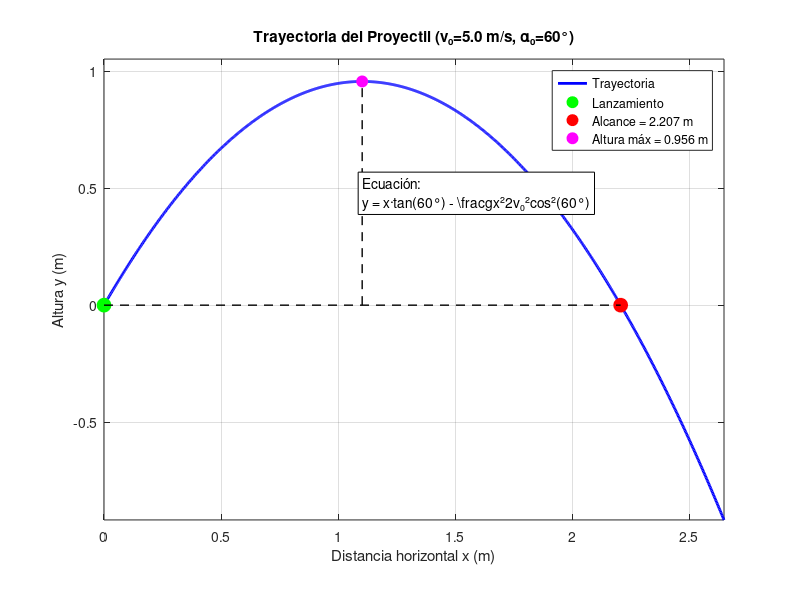

Write MATLAB code to recreate this figure.
% EJERCICIO 1: Determinar el alcance mediante gráfica
% Ecuación de trayectoria: y = x*tan(α₀) - (g*x²)/(2*v₀²*cos²(α₀))

clear all; clc; close all;

% Constantes y condiciones iniciales
g = 9.81;           % aceleración gravitacional (m/s²)
v0 = 5;             % velocidad inicial (m/s)
alpha0_deg = 60;    % ángulo inicial en grados
alpha0 = alpha0_deg * pi/180;  % ángulo inicial en radianes

fprintf('=== EJERCICIO 1: ALCANCE POR MÉTODO GRÁFICO ===\n');
fprintf('Condiciones iniciales:\n');
fprintf('v₀ = %.1f m/s\n', v0);
fprintf('α₀ = %.0f°\n', alpha0_deg);
fprintf('\n');

% Componentes iniciales de velocidad
v0x = v0 * cos(alpha0);
v0y = v0 * sin(alpha0);

% Cálculo analítico del alcance para referencia
alcance_teorico = (v0^2 * sin(2*alpha0)) / g;
fprintf('Alcance teórico (fórmula R = v₀²sin(2α)/g): %.6f m\n', alcance_teorico);

% Generar puntos para la trayectoria usando la ecuación dada
x_max = alcance_teorico * 1.2;  % Extender un poco más para visualizar mejor
x = linspace(0, x_max, 1000);

% Ecuación de la trayectoria
y = x .* tan(alpha0) - (g * x.^2) ./ (2 * v0^2 * cos(alpha0)^2);

% Encontrar el alcance gráficamente (donde y = 0)
% Buscar el punto donde y cambia de signo (cruza el eje x)
indices_positivos = find(y >= 0);
if ~isempty(indices_positivos)
    ultimo_positivo = indices_positivos(end);
    if ultimo_positivo < length(y)
        % Interpolación lineal para mayor precisión
        x1 = x(ultimo_positivo);
        x2 = x(ultimo_positivo + 1);
        y1 = y(ultimo_positivo);
        y2 = y(ultimo_positivo + 1);
        
        % Encontrar donde y = 0
        alcance_grafico = x1 - y1 * (x2 - x1) / (y2 - y1);
    else
        alcance_grafico = x(ultimo_positivo);
    end
else
    alcance_grafico = 0;
end

fprintf('Alcance determinado gráficamente: %.6f m\n', alcance_grafico);
fprintf('Error absoluto: %.6f m\n', abs(alcance_grafico - alcance_teorico));
fprintf('Error relativo: %.4f%%\n', abs(alcance_grafico - alcance_teorico)/alcance_teorico*100);

% Altura máxima
h_max = max(y(y >= 0));
x_h_max = x(find(y == h_max, 1));
fprintf('\nAltura máxima: %.3f m\n', h_max);
fprintf('Posición de altura máxima: %.3f m\n', x_h_max);

% Gráfica de la trayectoria
figure(1);
plot(x, y, 'b-', 'LineWidth', 2);
hold on;

% Marcar puntos importantes
plot(0, 0, 'go', 'MarkerSize', 10, 'MarkerFaceColor', 'g');  % Punto inicial
plot(alcance_grafico, 0, 'ro', 'MarkerSize', 10, 'MarkerFaceColor', 'r');  % Alcance
plot(x_h_max, h_max, 'mo', 'MarkerSize', 8, 'MarkerFaceColor', 'm');  % Altura máxima

% Líneas de referencia
plot([0, alcance_grafico], [0, 0], 'k--', 'LineWidth', 1);
plot([x_h_max, x_h_max], [0, h_max], 'k--', 'LineWidth', 1);

% Configuración de la gráfica
xlabel('Distancia horizontal x (m)');
ylabel('Altura y (m)');
title(sprintf('Trayectoria del Proyectil (v₀=%.1f m/s, α₀=%.0f°)', v0, alpha0_deg));
legend('Trayectoria', 'Lanzamiento', sprintf('Alcance = %.3f m', alcance_grafico), ...
       sprintf('Altura máx = %.3f m', h_max), 'Location', 'northeast');
grid on;
axis equal;
xlim([0, max(x)]);
ylim([min(y), max(y)*1.1]);

% Añadir texto con información
text(alcance_grafico/2, h_max/2, ...
     sprintf('Ecuación:\ny = x·tan(%.0f°) - \\frac{gx²}{2v₀²cos²(%.0f°)}', alpha0_deg, alpha0_deg), ...
     'FontSize', 10, 'BackgroundColor', 'white', 'EdgeColor', 'black');

fprintf('\n=== RESULTADO DEL EJERCICIO 1 ===\n');
fprintf('El alcance determinado gráficamente es: %.3f m\n', alcance_grafico);
fprintf('====================================\n');